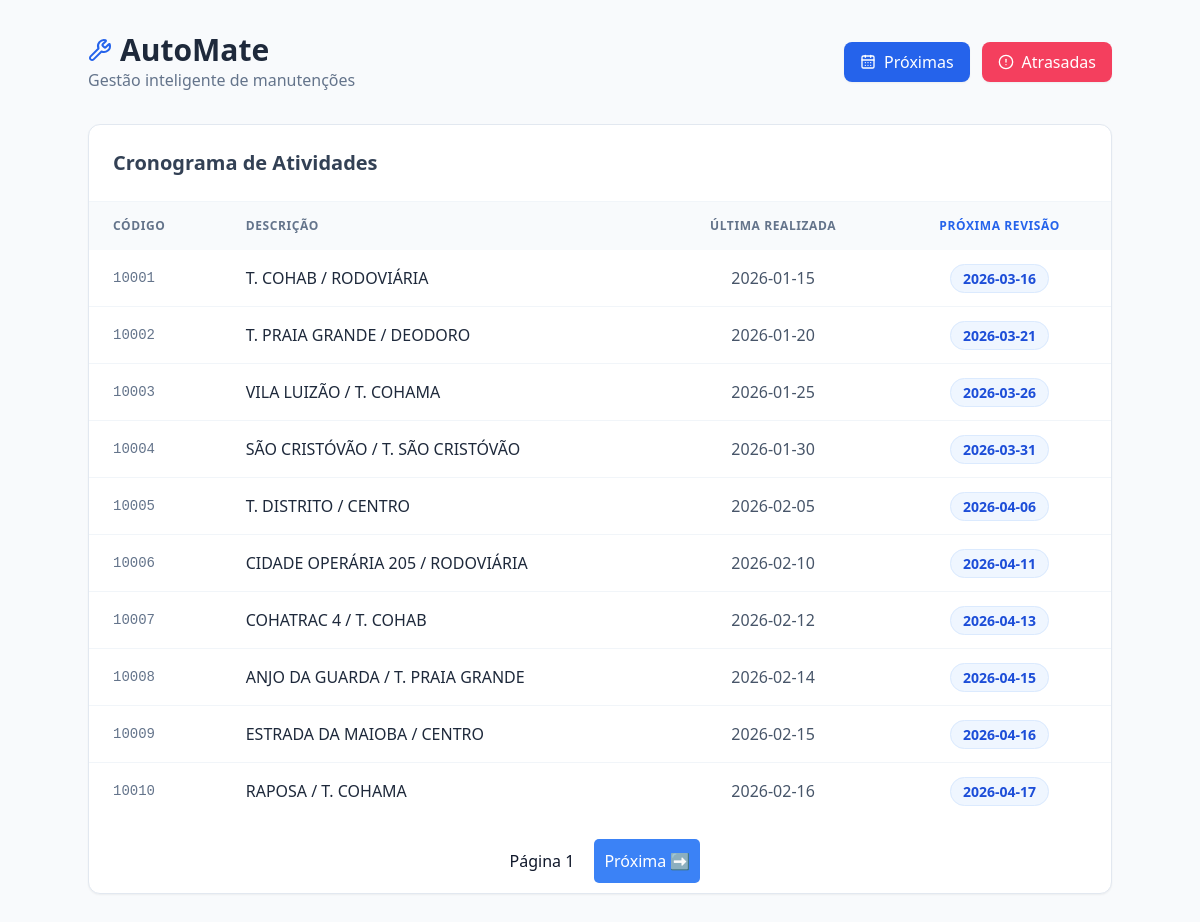
The page / on the database its author committed.
### tables this page shows
CREATE TABLE ONIBUS (Id INTEGER PRIMARY KEY AUTOINCREMENT, Codigo TEXT NOT NULL, Descricao TEXT NOT NULL, DataUltimaManutecao TEXT, DataProxManutecao TEXT);

### main.py (the view)
@app.route('/')
def home():
    page = request.args.get('page', 1, type=int)
    per_page = 10
    offset = (page - 1) * per_page
    conn = get_db_connection()
    query =f"""SELECT Codigo, Descricao, DataUltimaManutecao, DataProxManutecao FROM ONIBUS LIMIT {per_page} OFFSET {offset}"""
    df = pd.read_sql_query(query, conn)
    total_onibus = conn.execute('SELECT COUNT(*) FROM ONIBUS').fetchone()[0]
    conn.close()
    dados = df.to_dict(orient='records')
    has_next = total_onibus > (page * per_page)
    has_prev = page > 1
    return render_template("index.html",dados=dados,page=page,has_next=has_next,has_prev=has_prev)

### main.py (called while the page is built)
def get_db_connection():
    return sqlite3.connect('automate.db')

### templates/index.html (shortened to what this page needs)
<!DOCTYPE html>
<html lang="pt-br">
<head>
    <script src="https://cdn.tailwindcss.com"></script>
</head>
<body class="bg-slate-50 font-sans text-slate-900 p-4 md:p-8">
<div class="max-w-5xl mx-auto">
    <header class="flex flex-col md:flex-row md:items-center justify-between mb-8 gap-4">
        <div>
            <h1 class="text-3xl font-bold text-slate-800 flex items-center gap-2">
                <i data-lucide="wrench" class="text-blue-600"></i> AutoMate
            </h1>
            <p class="text-slate-500">Gestão inteligente de manutenções</p>
        </div>
        <div class="flex gap-3">
            <a href="/buscarProx" class="flex items-center gap-2 bg-blue-600 hover:bg-blue-700 text-white px-4 py-2 rounded-lg transition-all font-medium shadow-sm">
                <i data-lucide="calendar-days" class="w-4 h-4"></i> Próximas
            </a>
            <a href="/buscarAtras" class="flex items-center gap-2 bg-rose-500 hover:bg-rose-600 text-white px-4 py-2 rounded-lg transition-all font-medium shadow-sm">
                <i data-lucide="alert-circle" class="w-4 h-4"></i> Atrasadas
            </a>
        </div>
    </header>
    <main class="bg-white rounded-xl shadow-sm border border-slate-200 overflow-hidden">
        <div class="p-6 border-b border-slate-100">
            <h2 class="text-xl font-semibold text-slate-700">Cronograma de Atividades</h2>
        </div>
        {% if dados %}
        <div class="overflow-x-auto">
            <table class="w-full text-left border-collapse">
                <thead>
                <tr class="bg-slate-50 text-slate-500 uppercase text-xs font-bold tracking-wider">
                    <th class="px-6 py-4">Código</th>
                    <th class="px-6 py-4">Descrição</th>
                    <th class="px-6 py-4 text-center">Última Realizada</th>
                    <th class="px-6 py-4 text-center text-blue-600">Próxima Revisão</th>
                </tr>
                </thead>
                <tbody class="divide-y divide-slate-100">
                {% for dado in dados %}
                <tr class="hover:bg-slate-50 transition-colors">
                    <td class="px-6 py-4 font-mono text-sm text-slate-500">{{ dado.Codigo }}</td>
                    <td class="px-6 py-4 font-medium text-slate-800">{{ dado.Descricao }}</td>
                    <td class="px-6 py-4 text-center text-slate-600">{{ dado.DataUltimaManutecao }}</td>
                    <td class="px-6 py-4 text-center">
                                <span class="bg-blue-50 text-blue-700 px-3 py-1 rounded-full text-sm font-semibold border border-blue-100">
                                    {{ dado.DataProxManutecao }}
                                </span>
                    </td>
                </tr>
                {% endfor %}
                </tbody>
            </table>
        </div>
        {% else %}
        <div class="flex flex-col items-center justify-center p-12 text-slate-400">
            <i data-lucide="clipboard-check" class="w-12 h-12 mb-4 opacity-20"></i>
            <p class="text-lg">Tudo em dia! Nenhuma manutenção pendente.</p>
        </div>
        {% endif %}
        <div style="margin-top: 20px; margin-bottom: 10px;display: flex; gap: 10px; justify-content: center;">
        <span style="padding: 10px;">Página {{ page }}</span>
        {% if has_next %}
            <a href="{{ url_for('home', page=page+1) }}" style="padding: 10px; background: #3b82f6; color: white; text-decoration: none; border-radius: 5px;">Próxima ➡️</a>
        {% endif %}
        </div>
    </main>
</div>
</body>
</html>

### rows shown on the page
ONIBUS: Codigo "10001", Descricao "T. COHAB / RODOVIÁRIA", DataUltimaManutecao "2026-01-15", DataProxManutecao "2026-03-16"
ONIBUS: Codigo "10002", Descricao "T. PRAIA GRANDE / DEODORO", DataUltimaManutecao "2026-01-20", DataProxManutecao "2026-03-21"
ONIBUS: Codigo "10003", Descricao "VILA LUIZÃO / T. COHAMA", DataUltimaManutecao "2026-01-25", DataProxManutecao "2026-03-26"
ONIBUS: Codigo "10004", Descricao "SÃO CRISTÓVÃO / T. SÃO CRISTÓVÃO", DataUltimaManutecao "2026-01-30", DataProxManutecao "2026-03-31"
ONIBUS: Codigo "10005", Descricao "T. DISTRITO / CENTRO", DataUltimaManutecao "2026-02-05", DataProxManutecao "2026-04-06"
ONIBUS: Codigo "10006", Descricao "CIDADE OPERÁRIA 205 / RODOVIÁRIA", DataUltimaManutecao "2026-02-10", DataProxManutecao "2026-04-11"
ONIBUS: Codigo "10007", Descricao "COHATRAC 4 / T. COHAB", DataUltimaManutecao "2026-02-12", DataProxManutecao "2026-04-13"
ONIBUS: Codigo "10008", Descricao "ANJO DA GUARDA / T. PRAIA GRANDE", DataUltimaManutecao "2026-02-14", DataProxManutecao "2026-04-15"
ONIBUS: Codigo "10009", Descricao "ESTRADA DA MAIOBA / CENTRO", DataUltimaManutecao "2026-02-15", DataProxManutecao "2026-04-16"
ONIBUS: Codigo "10010", Descricao "RAPOSA / T. COHAMA", DataUltimaManutecao "2026-02-16", DataProxManutecao "2026-04-17"

### other values the page prints
{{ page }} "1"
